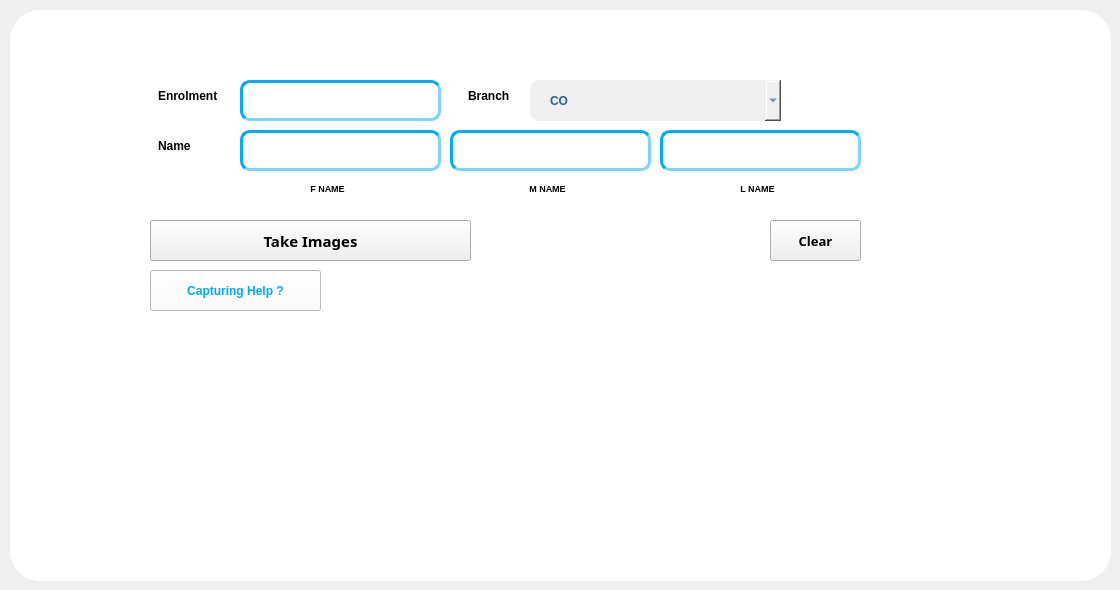
    <widget class="QWidget" name="tab_2">
     <attribute name="icon">
      <iconset>
       <normaloff>add.png</normaloff>add.png</iconset>
     </attribute>
     <attribute name="title">
      <string/>
     </attribute>
     <widget class="QGraphicsView" name="graphicsView_6">
      <property name="geometry">
       <rect>
        <x>10</x>
        <y>10</y>
        <width>1101</width>
        <height>571</height>
       </rect>
      </property>
      <property name="styleSheet">
       <string notr="true">background-color: rgb(255, 255, 255);
border-radius:30</string>
      </property>
     </widget>
     <widget class="QPushButton" name="pushButton_3">
      <property name="geometry">
       <rect>
        <x>770</x>
        <y>220</y>
        <width>91</width>
        <height>41</height>
       </rect>
      </property>
      <property name="font">
       <font>
        <family>Office</family>
        <pointsize>10</pointsize>
        <weight>75</weight>
        <bold>true</bold>
       </font>
      </property>
      <property name="text">
       <string>Clear</string>
      </property>
     </widget>
     <widget class="QLabel" name="label_10">
      <property name="geometry">
       <rect>
        <x>520</x>
        <y>180</y>
        <width>55</width>
        <height>16</height>
       </rect>
      </property>
      <property name="font">
       <font>
        <pointsize>7</pointsize>
        <weight>75</weight>
        <bold>true</bold>
       </font>
      </property>
      <property name="styleSheet">
       <string notr="true">background-color: rgb(255, 255, 255);</string>
      </property>
      <property name="text">
       <string>M NAME</string>
      </property>
      <property name="alignment">
       <set>Qt::AlignCenter</set>
      </property>
     </widget>
     <widget class="QLabel" name="label_7">
      <property name="geometry">
       <rect>
        <x>150</x>
        <y>80</y>
        <width>111</width>
        <height>31</height>
       </rect>
      </property>
      <property name="font">
       <font>
        <pointsize>9</pointsize>
        <weight>75</weight>
        <bold>true</bold>
       </font>
      </property>
      <property name="styleSheet">
       <string notr="true">padding-left:05px;
border-radius:10</string>
      </property>
      <property name="text">
       <string>Enrolment </string>
      </property>
      <property name="alignment">
       <set>Qt::AlignLeading|Qt::AlignLeft|Qt::AlignVCenter</set>
      </property>
     </widget>
     <widget class="QLabel" name="label_11">
      <property name="geometry">
       <rect>
        <x>730</x>
        <y>180</y>
        <width>55</width>
        <height>16</height>
       </rect>
      </property>
      <property name="font">
       <font>
        <pointsize>7</pointsize>
        <weight>75</weight>
        <bold>true</bold>
       </font>
      </property>
      <property name="styleSheet">
       <string notr="true">background-color: rgb(255, 255, 255);</string>
      </property>
      <property name="text">
       <string>L NAME</string>
      </property>
      <property name="alignment">
       <set>Qt::AlignCenter</set>
      </property>
     </widget>
     <widget class="QLineEdit" name="lineEdit_5">
      <property name="geometry">
       <rect>
        <x>660</x>
        <y>130</y>
        <width>201</width>
        <height>41</height>
       </rect>
      </property>
      <property name="font">
       <font>
        <pointsize>9</pointsize>
        <weight>75</weight>
        <bold>true</bold>
       </font>
      </property>
      <property name="styleSheet">
       <string notr="true">color: rgb(56, 113, 170);
border-style:inset;
border-width:3;
border-color: rgb(0, 170, 255);
background-color: rgb(255, 255, 255);
border-radius:10;
padding-left: 10px;
</string>
      </property>
      <property name="clearButtonEnabled">
       <bool>true</bool>
      </property>
     </widget>
     <widget class="QLineEdit" name="lineEdit_4">
      <property name="geometry">
       <rect>
        <x>450</x>
        <y>130</y>
        <width>201</width>
        <height>41</height>
       </rect>
      </property>
      <property name="font">
       <font>
        <pointsize>9</pointsize>
        <weight>75</weight>
        <bold>true</bold>
       </font>
      </property>
      <property name="styleSheet">
       <string notr="true">color: rgb(56, 113, 170);
border-style:inset;
border-width:3;
border-color: rgb(0, 170, 255);
background-color: rgb(255, 255, 255);
border-radius:10;
padding-left: 10px;
</string>
      </property>
      <property name="clearButtonEnabled">
       <bool>true</bool>
      </property>
     </widget>
     <widget class="QLabel" name="label_9">
      <property name="geometry">
       <rect>
        <x>300</x>
        <y>180</y>
        <width>55</width>
        <height>16</height>
       </rect>
      </property>
      <property name="font">
       <font>
        <pointsize>7</pointsize>
        <weight>75</weight>
        <bold>true</bold>
       </font>
      </property>
      <property name="styleSheet">
       <string notr="true">background-color: rgb(255, 255, 255);</string>
      </property>
      <property name="text">
       <string>F NAME</string>
      </property>
      <property name="alignment">
       <set>Qt::AlignCenter</set>
      </property>
     </widget>
     <widget class="QLineEdit" name="lineEdit_2">
      <property name="geometry">
       <rect>
        <x>240</x>
        <y>80</y>
        <width>201</width>
        <height>41</height>
       </rect>
      </property>
      <property name="font">
       <font>
        <pointsize>9</pointsize>
        <weight>75</weight>
        <bold>true</bold>
       </font>
      </property>
      <property name="styleSheet">
       <string notr="true">border-style:inset;
color: rgb(0, 147, 221);
border-width:3;
border-color: rgb(0, 170, 255);
background-color: rgb(255, 255, 255);
border-radius:10;
padding-left: 10px;
</string>
      </property>
      <property name="inputMethodHints">
       <set>Qt::ImhDigitsOnly</set>
      </property>
      <property name="clearButtonEnabled">
       <bool>true</bool>
      </property>
     </widget>
     <widget class="QLabel" name="label_8">
      <property name="geometry">
       <rect>
        <x>150</x>
        <y>130</y>
        <width>111</width>
        <height>31</height>
       </rect>
      </property>
      <property name="font">
       <font>
        <pointsize>9</pointsize>
        <weight>75</weight>
        <bold>true</bold>
       </font>
      </property>
      <property name="styleSheet">
       <string notr="true">padding-left:05px;
border-radius:10</string>
      </property>
      <property name="text">
       <string>Name</string>
      </property>
      <property name="alignment">
       <set>Qt::AlignLeading|Qt::AlignLeft|Qt::AlignVCenter</set>
      </property>
     </widget>
     <widget class="QPushButton" name="pushButton_2">
      <property name="geometry">
       <rect>
        <x>150</x>
        <y>220</y>
        <width>321</width>
        <height>41</height>
       </rect>
      </property>
      <property name="font">
       <font>
        <family>Office</family>
        <pointsize>11</pointsize>
        <weight>75</weight>
        <bold>true</bold>
       </font>
      </property>
      <property name="styleSheet">
       <string notr="true"/>
      </property>
      <property name="text">
       <string>Take Images</string>
      </property>
      <property name="shortcut">
       <string>Return</string>
      </property>
     </widget>
     <widget class="QLineEdit" name="lineEdit_3">
      <property name="geometry">
       <rect>
        <x>240</x>
        <y>130</y>
        <width>201</width>
        <height>41</height>
       </rect>
      </property>
      <property name="font">
       <font>
        <pointsize>9</pointsize>
        <weight>75</weight>
        <bold>true</bold>
       </font>
      </property>
      <property name="styleSheet">
       <string notr="true">border-style:inset;
color: rgb(56, 113, 170);
border-width:3;
border-color: rgb(0, 170, 255);
background-color: rgb(255, 255, 255);
border-radius:10;
padding-left: 10px;
</string>
      </property>
      <property name="clearButtonEnabled">
       <bool>true</bool>
      </property>
     </widget>
     <widget class="QPushButton" name="pushButton_7">
      <property name="geometry">
       <rect>
        <x>150</x>
        <y>270</y>
        <width>171</width>
        <height>41</height>
       </rect>
      </property>
      <property name="font">
       <font>
        <family>MS Sans Serif</family>
        <weight>75</weight>
        <bold>true</bold>
       </font>
      </property>
      <property name="styleSheet">
       <string notr="true">background-color: rgb(255, 255, 255);
color: rgb(0, 170, 255);
</string>
      </property>
      <property name="text">
       <string>Capturing Help ?</string>
      </property>
     </widget>
     <widget class="QLabel" name="label_26">
      <property name="geometry">
       <rect>
        <x>460</x>
        <y>80</y>
        <width>111</width>
        <height>31</height>
       </rect>
      </property>
      <property name="font">
       <font>
        <pointsize>9</pointsize>
        <weight>75</weight>
        <bold>true</bold>
       </font>
      </property>
      <property name="styleSheet">
       <string notr="true">padding-left:05px;
border-radius:10</string>
      </property>
      <property name="text">
       <string>Branch</string>
      </property>
      <property name="alignment">
       <set>Qt::AlignLeading|Qt::AlignLeft|Qt::AlignVCenter</set>
      </property>
     </widget>
     <widget class="QComboBox" name="comboBox_6">
      <property name="geometry">
       <rect>
        <x>530</x>
        <y>80</y>
        <width>251</width>
        <height>41</height>
       </rect>
      </property>
      <property name="font">
       <font>
        <family>Arial</family>
        <pointsize>9</pointsize>
        <weight>75</weight>
        <bold>true</bold>
       </font>
      </property>
      <property name="styleSheet">
       <string notr="true">padding-left:20px;
background-color: rgb(255, 255, 255);

background-color: rgb(239, 239, 239);

color: rgb(47, 95, 143);
border-radius:10</string>
      </property>
      <item>
       <property name="text">
        <string>CO</string>
       </property>
      </item>
      <item>
       <property name="text">
        <string>ME</string>
       </property>
      </item>
      <item>
       <property name="text">
        <string>IT</string>
       </property>
      </item>
      <item>
       <property name="text">
        <string>CE</string>
       </property>
      </item>
      <item>
       <property name="text">
        <string>EJ</string>
       </property>
      </item>
      <item>
       <property name="text">
        <string>EE</string>
       </property>
      </item>
     </widget>
    </widget>
